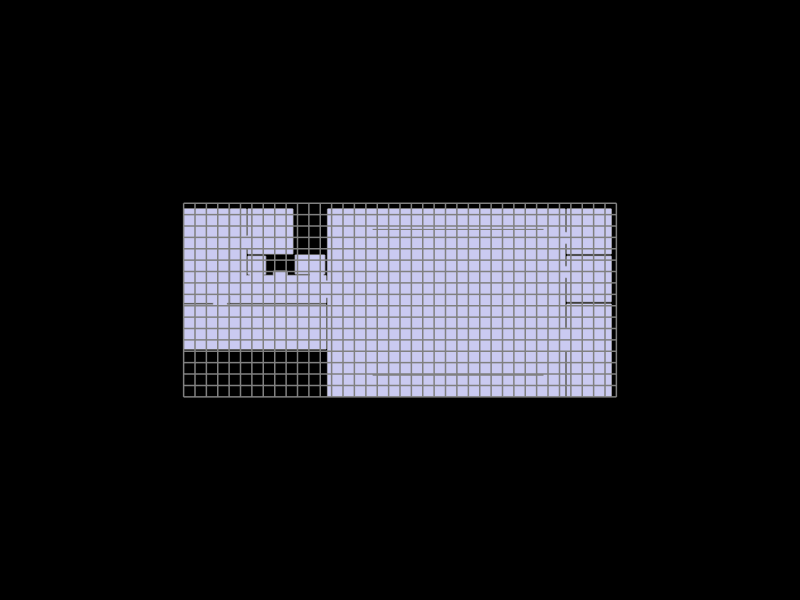

Source (notebook cell):
### Markdown cell above
## 8. Show the geometry and the grid

### Code cell
Topology.Show(gallery, grid,
              camera=[0,0,6],
              faceColor=[210,210,250],
              faceOpacity=1,
              edgeColor="grey",
              edgeWidth=3,
              showVertices=False,
              backgroundColor="black",
              width=800,height=600,
              renderer = renderer)

### Figure 1 — Plotly figure (JSON) as saved in the notebook; plotly's stock layout.template omitted (floating-point values rounded to 4 significant figures; data arrays with more than 128 entries replaced by an {"elided": "..."} marker saying what was removed)
{"data": [{"hoverinfo": "text", "legendgroup": "2", "legendrank": 2, "line": {"color": "grey", "dash": "solid", "width": 3}, "marker": {"size": 0}, "mode": "lines", "name": "1: Untitled (Edges)", "showlegend": false, "text": "", "type": "scatter3d", "x": {"elided": "381 float values"}, "y": {"elided": "381 float values"}, "z": {"elided": "381 int values"}}, {"cmax": 1, "cmin": 0, "color": "#D2D2FA", "colorscale": [[0, "#440154"], [0.1111, "#482878"], [0.2222, "#3e4989"], [0.3333, "#31688e"], [0.4444, "#26828e"], [0.5556, "#1f9e89"], [0.6667, "#35b779"], [0.7778, "#6ece58"], [0.8889, "#b5de2b"], [1, "#fde725"]], "flatshading": true, "hoverinfo": "text", "hovertext": "", "i": [0, 0, 4, 4, 3, 3, 8, 8, 6, 6, 7, 13, 14, 15, 15, 17, 17, 17, 20, 21, 22, 23, 23, 19, 19, 24, 24, 25, 25, 10, 10, 29, 30, 31, 32, 33, 33, 35, 35, 37, 40, 26, 41, 41, 41, 43, 44, 27, 27, 28, 28, 49, 50, 51, 51, 53, 55, 55, 55, 57, 57, 59, 59, 61, 61, 46, 46, 65, 65, 67, 67, 69, 60, 70, 71, 72, 59, 59, 74, 75, 75, 76, 76, 63, 64, 79, 80, 81, 81, 83, 83, 85, 85, 82, 89, 89, 89, 91, 93, 93, 93, 95, 95, 97, 97], "j": [1, 2, 3, 0, 2, 6, 9, 10, 11, 8, 6, 7, 7, 16, 13, 15, 19, 16, 19, 17, 17, 24, 22, 14, 13, 20, 17, 18, 21, 27, 28, 9, 9, 9, 31, 34, 14, 36, 20, 38, 38, 38, 42, 25, 26, 42, 42, 45, 46, 48, 45, 48, 49, 29, 30, 54, 36, 35, 53, 37, 39, 41, 40, 44, 43, 45, 63, 51, 52, 68, 51, 57, 57, 60, 60, 60, 72, 60, 59, 62, 59, 61, 62, 77, 63, 64, 64, 70, 71, 72, 73, 74, 75, 87, 90, 81, 82, 84, 94, 83, 84, 85, 86, 98, 85], "k": [2, 3, 5, 3, 6, 7, 10, 11, 12, 11, 12, 12, 13, 13, 12, 18, 16, 15, 17, 18, 21, 22, 21, 13, 16, 17, 22, 26, 18, 11, 27, 8, 29, 30, 30, 14, 19, 20, 24, 39, 37, 40, 25, 26, 40, 41, 43, 46, 47, 45, 27, 28, 28, 52, 29, 36, 35, 56, 36, 39, 58, 40, 60, 43, 62, 63, 64, 52, 66, 51, 65, 58, 69, 69, 70, 71, 73, 72, 73, 59, 74, 62, 75, 78, 78, 78, 79, 82, 70, 84, 72, 86, 74, 88, 81, 82, 88, 92, 83, 84, 91, 86, 96, 85, 95], "legendgroup": "3", "legendrank": 3, "lighting": {"facenormalsepsilon": 0}, "name": "1: Untitled (Faces)", "opacity": 1, "showlegend": false, "showscale": false, "text": "", "type": "mesh3d", "x": [5.65, 5.65, 5.8, 7, 7.2, 7.2, 5.8, 7, 5.5, 4.1, 4.1, 4.1, 4.1, 7.9, 7.9, 12.5, 9.1, 11.1, 12.5, 9.1, 11.1, 12.5, 12.3, 12.5, 12.3, 12.65, 12.65, 3.95, 3.95, 5.5, 5.5, 4.1, 5.5, 9.1, 7.9, 12.3, 11.1, 16.6, 12.65, 16.6, 16.6, 16.6, 12.65, 16.6, 16.6, 2.6, 3.8, 3.95, 0.05, 0.05, 3.95, 5.65, 5.65, 9.8, 9.8, 12.4, 12.4, 31.6, 31.6, 31.6, 31.6, 31.6, 31.6, 2.6, 3.8, 9.6, 5.65, 9.6, 5.65, 33.5, 33.5, 33.5, 33.5, 33.5, 33.5, 33.5, 33.5, 0, 0, 12.5, 12.5, 33.65, 33.65, 33.65, 33.65, 33.65, 33.65, 33.65, 37.55, 37.55, 33.65, 37.55, 33.65, 37.55, 33.65, 37.55, 33.65, 37.55, 33.65], "y": [12.35, 10.75, 10.75, 10.75, 12.35, 10.75, 10.65, 10.65, 10.65, 10.65, 10.05, 8.85, 8.25, 10.65, 10.65, 8.25, 10.65, 10.65, 8.7, 10.65, 10.65, 10.2, 10.65, 10.65, 10.65, 10.2, 8.7, 8.85, 10.05, 12.95, 14.15, 16.5, 16.5, 11.05, 11.05, 10.8, 10.8, 1.85, 0, 0, 1.95, 14.65, 16.5, 14.75, 16.5, 8.25, 8.25, 8.25, 8.25, 16.5, 16.5, 14.15, 12.95, 12.45, 10.8, 12.45, 10.8, 1.85, 0, 14.65, 1.95, 16.5, 14.75, 8.1, 8.1, 12.55, 12.55, 16.5, 16.5, 0, 4.05, 6.05, 10.45, 11.45, 13.45, 14.45, 16.5, 8.1, 4.2, 4.2, 8.1, 6.05, 4.05, 11.45, 10.45, 14.45, 13.45, 0, 0, 8.15, 8.15, 8.35, 8.35, 12.35, 12.35, 12.55, 12.55, 16.5, 16.5], "z": [0, 0, 0, 0, 0, 0, 0, 0, 0, 0, 0, 0, 0, 0, 0, 0, 0, 0, 0, 0, 0, 0, 0, 0, 0, 0, 0, 0, 0, 0, 0, 0, 0, 0, 0, 0, 0, 0, 0, 0, 0, 0, 0, 0, 0, 0, 0, 0, 0, 0, 0, 0, 0, 0, 0, 0, 0, 0, 0, 0, 0, 0, 0, 0, 0, 0, 0, 0, 0, 0, 0, 0, 0, 0, 0, 0, 0, 0, 0, 0, 0, 0, 0, 0, 0, 0, 0, 0, 0, 0, 0, 0, 0, 0, 0, 0, 0, 0, 0]}, {"hoverinfo": "text", "legendgroup": "6", "legendrank": 6, "line": {"color": "grey", "dash": "solid", "width": 3}, "marker": {"size": 0}, "mode": "lines", "name": "2: Untitled (Edges)", "showlegend": false, "text": "", "type": "scatter3d", "x": {"elided": "171 int values"}, "y": {"elided": "171 int values"}, "z": {"elided": "171 int values"}}], "layout": {"autosize": true, "height": 600, "margin": {"b": 40, "l": 40, "r": 40, "t": 40}, "paper_bgcolor": "#000000", "plot_bgcolor": "#000000", "scene": {"aspectmode": "data", "camera": {"center": {"x": 0, "y": 0, "z": 0}, "eye": {"x": 0, "y": 0, "z": 6}, "projection": {"type": "perspective"}, "up": {"x": 0, "y": 1, "z": 0}}, "xaxis": {"visible": false}, "yaxis": {"visible": false}, "zaxis": {"visible": false}}, "showlegend": true, "width": 800, "xaxis": {"showgrid": false, "visible": false, "zeroline": false}, "yaxis": {"showgrid": false, "visible": false, "zeroline": false}}}
